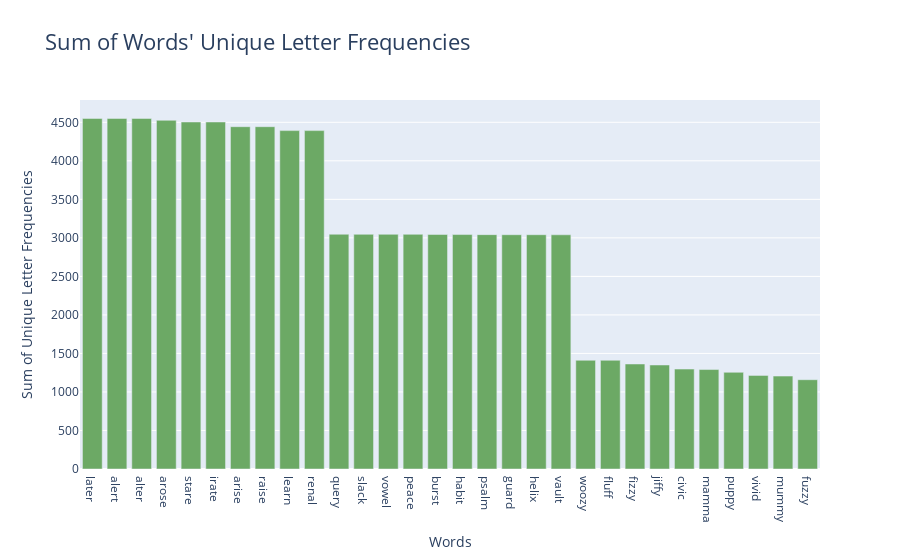

Here is the notebook cell this chart was saved with:
### Markdown cell above
### Sum of Words Unique Letter Frequencies (best 15 and worst 15)

### Code cell
total_letters_sum = sum(count for letter, count in letter_counts) 
assert total_letters_sum == len(official_words) * 5 # same as 2310 * 5 -- makes sense
print(total_letters_sum)

word_counts = []

for word in official_words:
    
    # get set of all letters in the word (this intentionally doesn't count duplicate letters)
    word_letters = set()
    for letter in word:
        word_letters.add(letter)
    
    # get the sum of all counts of each letter in the word
    word_sum = 0
    for letter in word_letters:
        word_sum += dict(letter_counts)[letter]

    # finally, add the word and its letter count sum to the list    
    word_counts.append((word, word_sum))

### Best and worst x words
words_counts_top_10 = sorted(word_counts, key = operator.itemgetter(1), reverse = True)[:10] # top 10 words
words_counts_middle_10 = sorted(word_counts, key = operator.itemgetter(1), reverse = True)[(len(word_counts) // 2) - 5 : (len(word_counts) // 2) + 5] # top 10 words
words_counts_bottom_10 = sorted(word_counts, key = operator.itemgetter(1), reverse = False)[:10] # bottom 10 words
words_counts_x_dict = {}
words_counts_x_dict["Words"] = []
words_counts_x_dict["Sum of Unique Letter Frequencies"] = []
for word, rating in words_counts_top_10:
    words_counts_x_dict["Words"].append(word)
    words_counts_x_dict["Sum of Unique Letter Frequencies"].append(rating)
for word, rating in words_counts_middle_10:
    words_counts_x_dict["Words"].append(word)
    words_counts_x_dict["Sum of Unique Letter Frequencies"].append(rating)
for word, rating in words_counts_bottom_10:
    words_counts_x_dict["Words"].append(word)
    words_counts_x_dict["Sum of Unique Letter Frequencies"].append(rating)

words_counts_x_df = pd.DataFrame(words_counts_x_dict)
words_counts_x_plot = px.bar(words_counts_x_df, x = "Words", y = "Sum of Unique Letter Frequencies", title = "Sum of Words' Unique Letter Frequencies")                            #   color_discrete_map = {"Yes": "#6ca965", "No": "#c8b653"})
                            
words_counts_x_plot.update_layout(xaxis = {'categoryorder' : 'total descending'}, title_font_size = 22)
words_counts_x_plot.update_traces(marker_color = "#6ca965")

words_counts_x_plot.show()

### Figure 1 — Plotly figure (JSON) as saved in the notebook; plotly's stock layout.template omitted (floating-point values rounded to 4 significant figures)
{"data": [{"alignmentgroup": "True", "hovertemplate": "Words=%{x}<br>Sum of Unique Letter Frequencies=%{y}<extra></extra>", "legendgroup": "", "marker": {"color": "#6ca965", "pattern": {"shape": ""}}, "name": "", "offsetgroup": "", "orientation": "v", "showlegend": false, "textposition": "auto", "type": "bar", "x": ["later", "alert", "alter", "arose", "stare", "irate", "arise", "raise", "learn", "renal", "query", "slack", "vowel", "peace", "burst", "habit", "psalm", "guard", "helix", "vault", "fuzzy", "mummy", "vivid", "puppy", "mamma", "civic", "jiffy", "fizzy", "woozy", "fluff"], "xaxis": "x", "y": [4550, 4550, 4550, 4526, 4504, 4504, 4443, 4443, 4392, 4392, 3047, 3046, 3046, 3046, 3044, 3043, 3042, 3041, 3041, 3040, 1159, 1206, 1215, 1255, 1291, 1297, 1350, 1363, 1411, 1411], "yaxis": "y"}], "layout": {"barmode": "relative", "legend": {"tracegroupgap": 0}, "title": {"font": {"size": 22}, "text": "Sum of Words' Unique Letter Frequencies"}, "xaxis": {"anchor": "y", "categoryorder": "total descending", "domain": [0, 1], "title": {"text": "Words"}}, "yaxis": {"anchor": "x", "domain": [0, 1], "title": {"text": "Sum of Unique Letter Frequencies"}}}}
